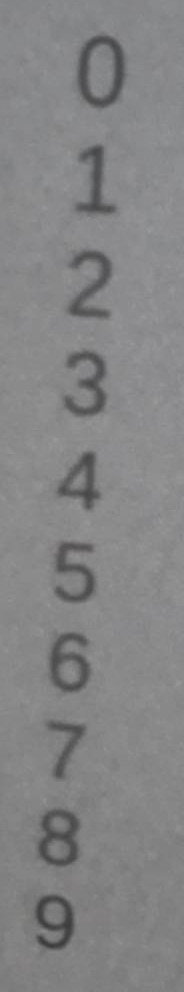
#> input picture task_4/test_2.jpg, 184 x 992 px
$ jupyter execute --allow-errors jauhar.ipynb
#> lines starting #> are read from the running program, lines starting #| are printed output that depends on the picture; after the words box and inside, x2 and y2 are one past the last pixel; in counts of white or black regions, pixels touching at a corner belong together
[cell 1]
import cv2
import matplotlib.pyplot as plt
import numpy as np
from scipy import stats

[cell 2]
image = cv2.imread('test_2.jpg')
#> image is the input picture: shape (992, 184, 3); mean B, G, R 132.9, 132.2, 132
image_color = cv2.cvtColor(image, cv2.COLOR_BGR2RGB)
image_grayscale = cv2.cvtColor(image, cv2.COLOR_RGB2GRAY)

[cell 3]
plt.imshow(image_grayscale, cmap='gray')

[cell 4]
def floodfill(mat, y, x, c1, c2):
    if y > len(mat) or x > len(mat[y]):
        return
    if mat[y][x] != c1:
        return
    mat[y][x] = c2
    floodfill(mat, y + 1, x, c1, c2)
    floodfill(mat, y - 1, x, c1, c2)
    floodfill(mat, y, x + 1, c1, c2)
    floodfill(mat, y, x - 2, c1, c2)

def check_border(mat, y, x):
    height, width = mat.shape
    if mat[y][x] == 0:
        return False
    if y == 0 or x == 0 or y == height - 1 or x == width - 1:
        return True
    if 0 in [mat[y+1][x], mat[y-1][x], mat[y][x+1], mat[y][x-1]]:
        return True
    return False

def generate_chain_code(mat, y, x):
    if mat[y][x] < 0:
        return []
    cluster_id = mat[y][x]
    mat[y][x] *= -1
    dx = [0, 1, 1, 1, 0, -1, -1, -1]
    dy = [-1, -1, 0, 1, 1, 1, 0, -1]
    for d, temp in enumerate(zip(dx, dy)):
        ix, iy = temp
        nx, ny = x + ix, y + iy
        if nx > 0 and nx < len(mat[ny]) and ny > 0 and ny < len(mat) and mat[ny][nx] == cluster_id and check_border(mat, ny, nx):
            return [d] + generate_chain_code(mat, ny, nx)
    return []

def stretch_chain_code(chain_code, len_dest):
    ret = []
    if len(chain_code) < len_dest:
        scale =  len_dest / len(chain_code)
        for i in range(len_dest):
            ret += [chain_code[min(round(i/scale),(len(chain_code) - 1))]]
    else:
        scale = len(chain_code) / len_dest
        for i in range(len_dest):
            i_from = round(i*scale)
            i_to = min(round(i_from + scale), (len(chain_code)-1))
            ret += [max(set(chain_code[i_from:i_to]), key=chain_code[i_from:i_to].count)]
    return ret

def generate_all_chain_code(mat):
    height, width = mat.shape

    cluster = 0
    for y in range(height):
        for x in range(width):
            if mat[y][x] == -1:
                cluster += 1
                floodfill(mat, y, x, -1, cluster)

    chain_codes = []
    for y in range(height):
        for x in range(width):
            if mat[y][x] > 0 and abs(mat[y][x]) not in chain_codes and check_border(mat, y, x):
                cluster_id = mat[y][x]
                chain_code = generate_chain_code(mat, y, x)
                chain_codes.append(chain_code)

    return chain_codes

def get_all_chain_codes_in_image(image):
    threshold = 110
    image_mat = np.vectorize(lambda x: -1 if x < threshold else 0)(image)
    return generate_all_chain_code(image_mat)

#> (a cell that did not finish here is left out)

#> in get_all_chain_codes_in_image, `image_mat = np.vectorize(lambda x: -1 if x < threshold else 0)(image)`:
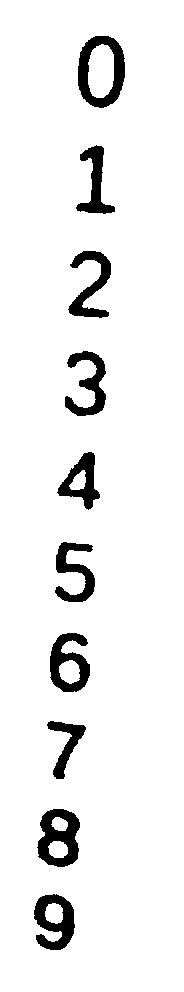
#> image_mat: shape (992, 184) int64; values -1 (black) and 0 (white), 93.3% white; 10 black regions, largest, box (x1, y1, x2, y2) and area: (78, 36, 125, 108) 1598, (37, 809, 80, 867) 1522, (34, 894, 75, 950) 1327
#> after the loop in generate_all_chain_code, `for y in range(height):`:
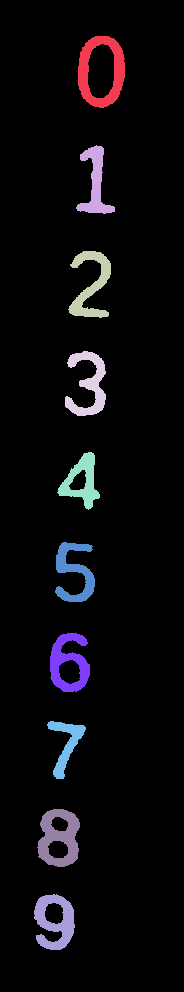
#> mat: shape (992, 184) int64; 11 distinct labels, from 0 to 10; one colour per label, 0 black
#> after the loop in generate_all_chain_code, `for y in range(height):`: cluster = 10
#> the loop in generate_all_chain_code, `for y in range(height):` made 38 passes
#> after the loop in generate_all_chain_code, `for y in range(height):`:
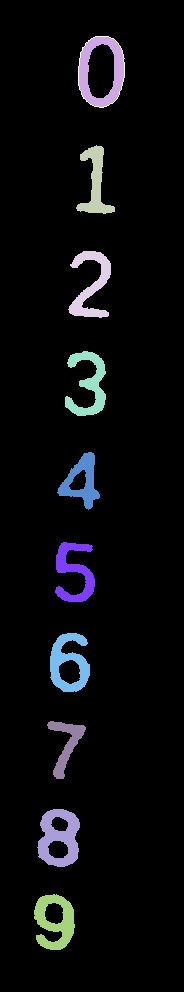
#> mat: shape (992, 184) int64; 12 distinct labels, from -1 to 10; one colour per label, 0 black, -1 white
#> after the loop in generate_all_chain_code, `for y in range(height):`: chain_codes = 1 item

$ run again, with task_4/test_1.jpg copied over task_4/test_2.jpg
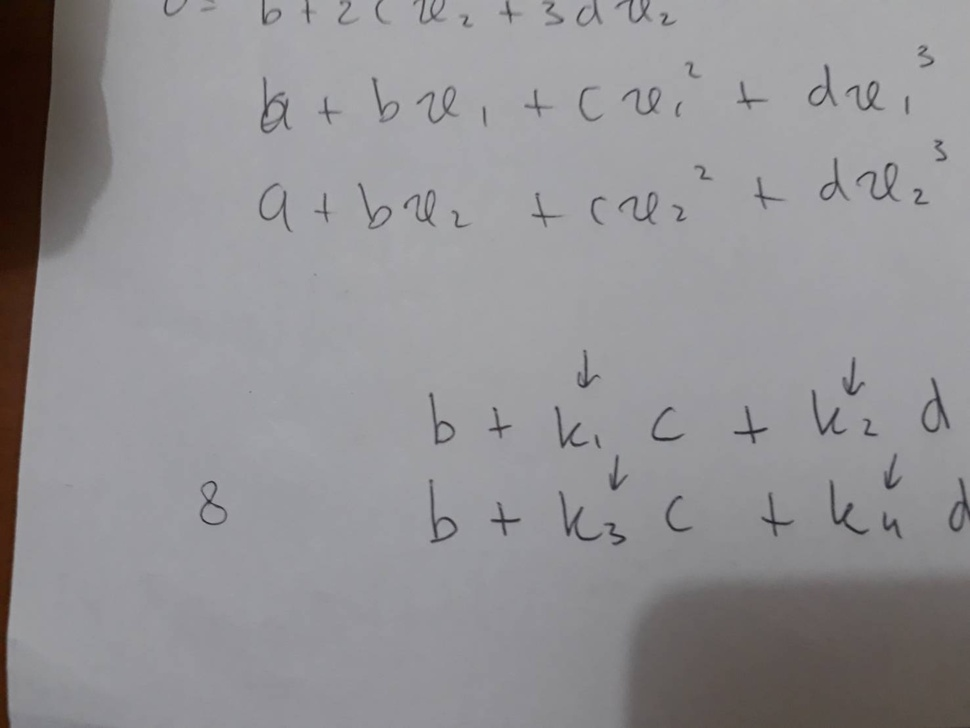
#> input picture task_4/test_1.jpg, 970 x 728 px, shrunk from 1477 x 1108 before the run
#> image is the input picture: shape (728, 970, 3); mean B, G, R 147.5, 144.8, 146.3
#> in get_all_chain_codes_in_image, `image_mat = np.vectorize(lambda x: -1 if x < threshold else 0)(image)`:
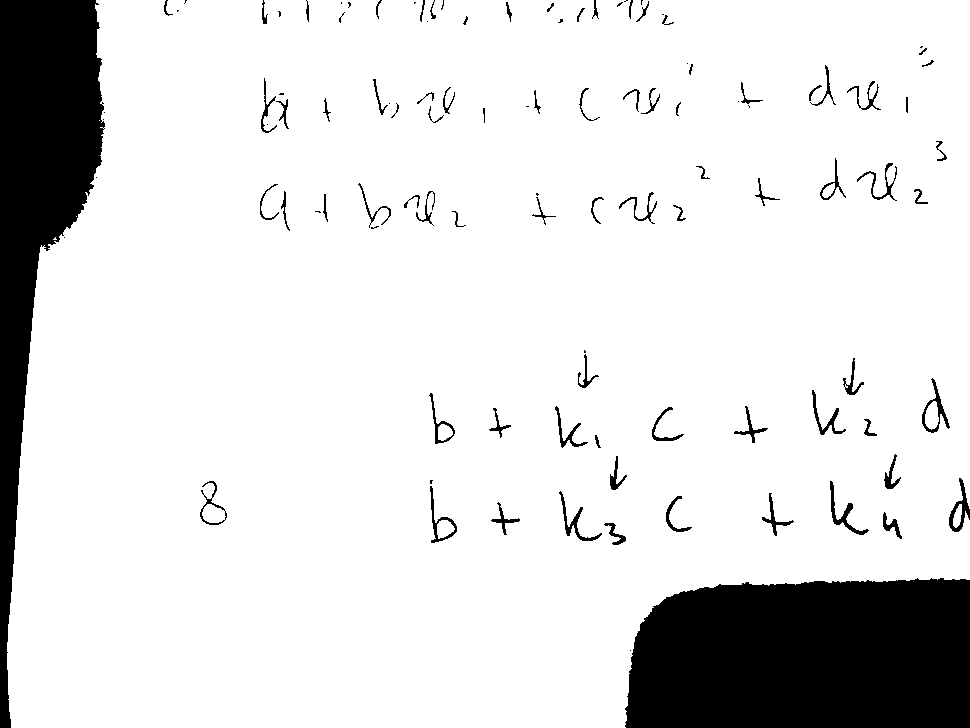
#> image_mat: shape (728, 970) int64; values -1 (black) and 0 (white), 87.3% white; 110 black regions (32 under 20 px), largest, box (x1, y1, x2, y2) and area: (625, 578, 970, 728) 47978, (0, 0, 105, 728) 32648, (830, 481, 869, 535) 381
#> after the loop in generate_all_chain_code, `for y in range(height):`:
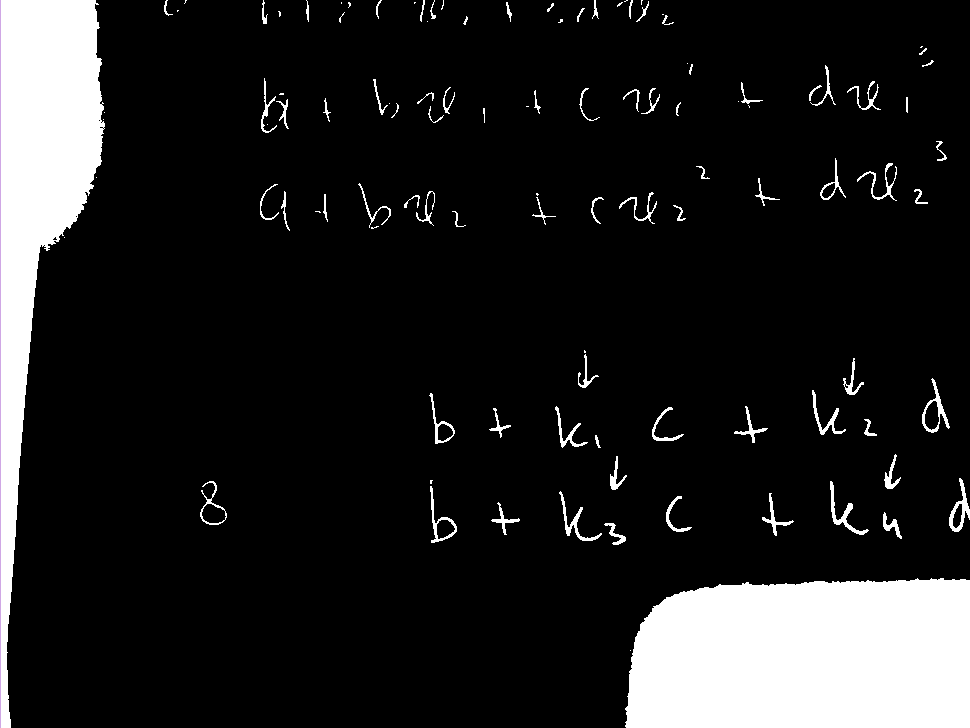
#> mat: shape (728, 970) int64; 3 distinct labels, from -1 to 1; one colour per label, 0 black, -1 white
#> after the loop in generate_all_chain_code, `for y in range(height):`: cluster = 1

$ run again, with task_4/test_3.jpg copied over task_4/test_2.jpg
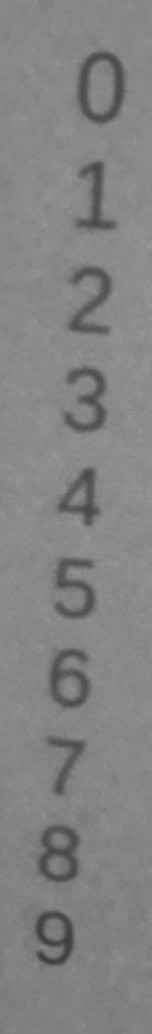
#> input picture task_4/test_3.jpg, 152 x 1034 px
#> image is the input picture: shape (1034, 152, 3); mean B, G, R 131.7, 131, 130.9
#> in get_all_chain_codes_in_image, `image_mat = np.vectorize(lambda x: -1 if x < threshold else 0)(image)`:
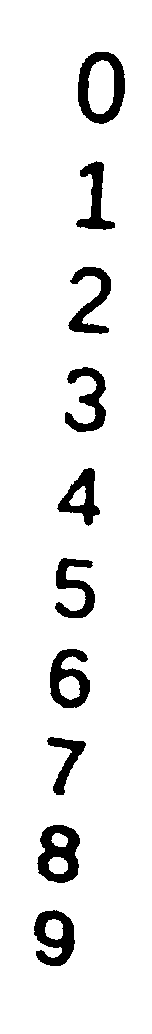
#> image_mat: shape (1034, 152) int64; values -1 (black) and 0 (white), 92.3% white; 10 black regions, largest, box (x1, y1, x2, y2) and area: (78, 52, 125, 124) 1598, (37, 825, 80, 883) 1522, (34, 910, 75, 966) 1327
#> after the loop in generate_all_chain_code, `for y in range(height):`: cluster = 10
#> the loop in generate_all_chain_code, `for y in range(height):` made 54 passes
#> after the loop in generate_all_chain_code, `for y in range(height):`:
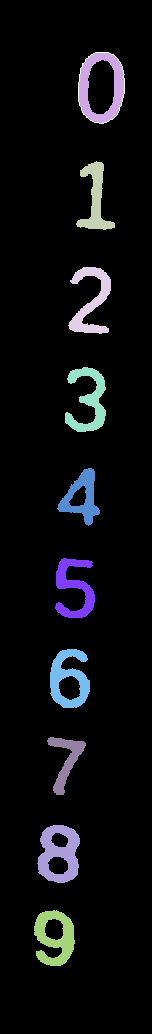
#> mat: shape (1034, 152) int64; 12 distinct labels, from -1 to 10; one colour per label, 0 black, -1 white
#> after the loop in generate_all_chain_code, `for y in range(height):`: chain_codes = 1 item

$ run again, with task_4/test_4.jpg copied over task_4/test_2.jpg
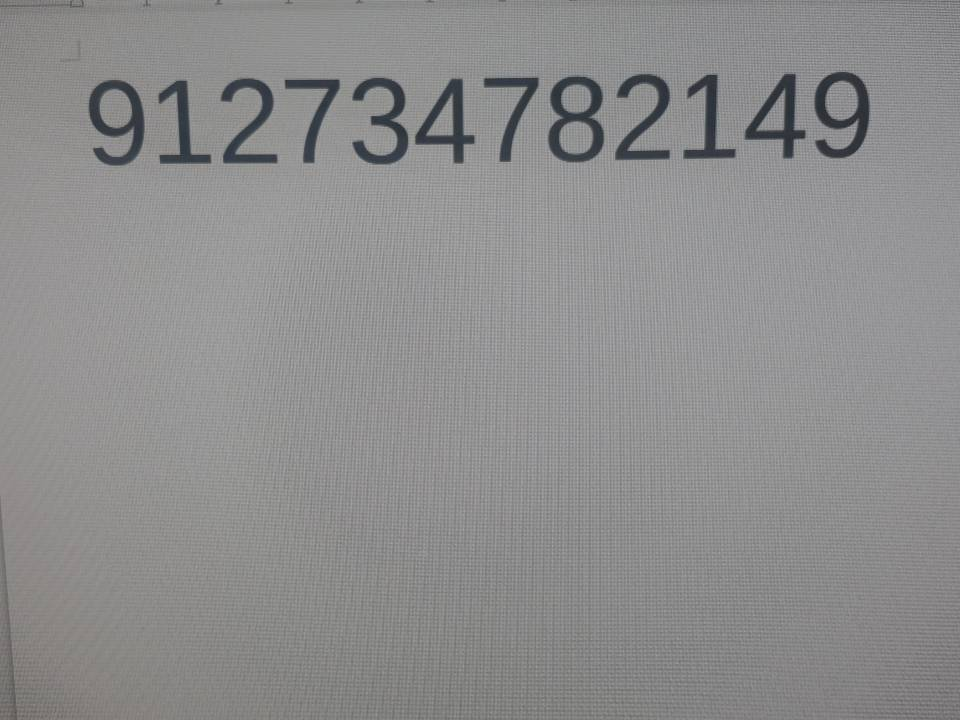
#> input picture task_4/test_4.jpg, 960 x 720 px
#> image is the input picture: shape (720, 960, 3); mean B, G, R 141.2, 141.1, 141.3
#> in get_all_chain_codes_in_image, `image_mat = np.vectorize(lambda x: -1 if x < threshold else 0)(image)`:
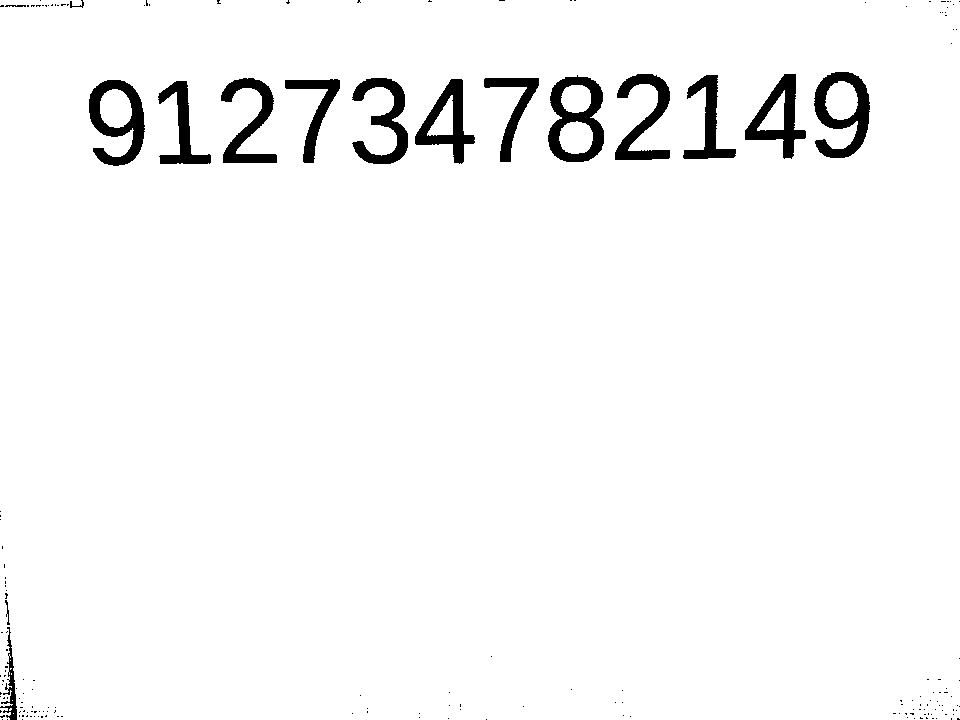
#> image_mat: shape (720, 960) int64; values -1 (black) and 0 (white), 96.7% white; 178 black regions (162 under 20 px), largest, box (x1, y1, x2, y2) and area: (548, 75, 604, 162) 2332, (814, 72, 870, 158) 2260, (89, 80, 145, 166) 2197
#> after the loop in generate_all_chain_code, `for y in range(height):`:
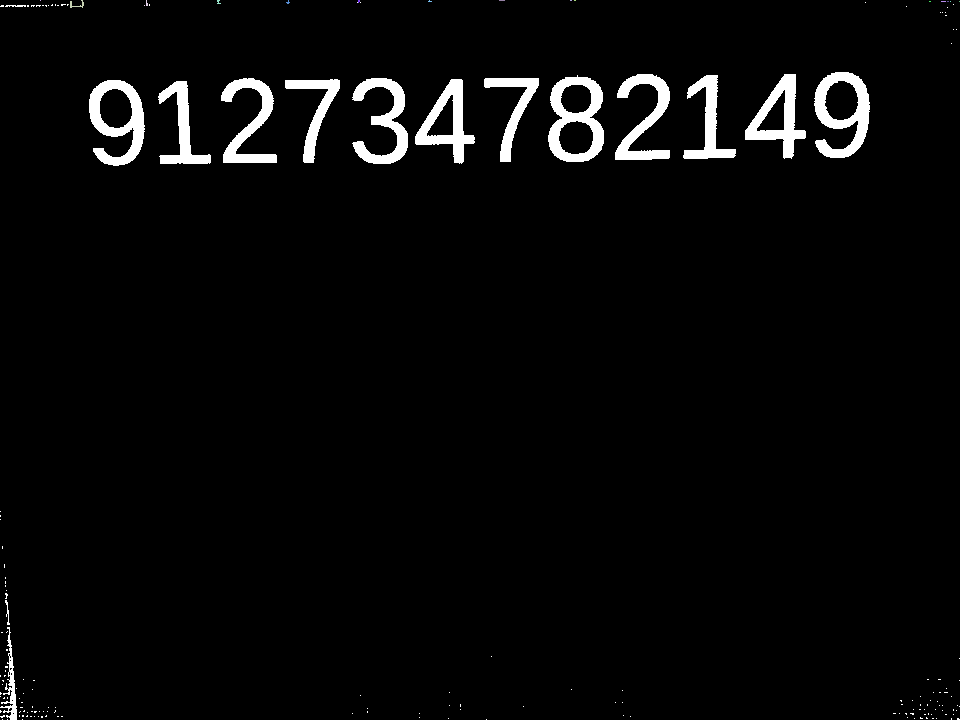
#> mat: shape (720, 960) int64; 17 distinct labels, from -1 to 15; one colour per label, 0 black, -1 white
#> after the loop in generate_all_chain_code, `for y in range(height):`: cluster = 15
